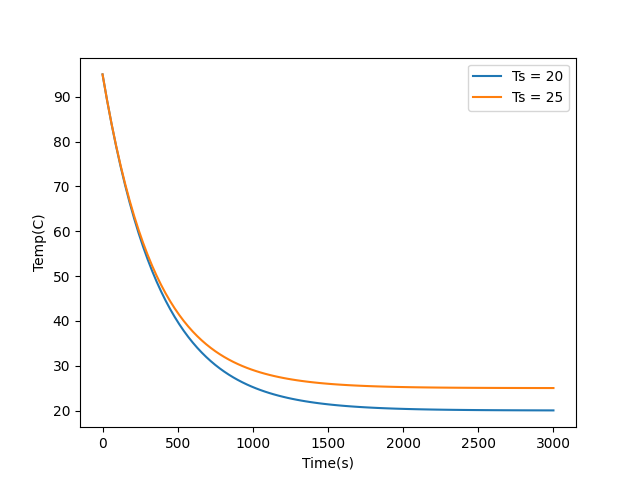

Reproduce this figure in Python.
import numpy as np
import matplotlib.pyplot as plt


class ODESolver:
    def __init__(self, f):
        self.f = f

    def advance(self):
        """Advance solution one time step."""
        raise NotImplementedError  # implement in subclass

    def set_initial_condition(self, U0):
        self.U0 = float(U0)

    def solve(self, time_points):
        self.t = np.asarray(time_points)
        N = len(self.t)
        self.u = np.zeros(N)
        # Assume that self.t[0] corresponds to self.U0
        self.u[0] = self.U0

        # Time loop
        for n in range(N-1):
            self.n = n
            self.u[n+1] = self.advance()
        return self.u, self.t


class MidpointEuler(ODESolver):
    def advance(self):
        u, f, n, t = self.u, self.f, self.n, self.t

        dt = t[n+1] - t[n]
        k1 = f(u[n], t[n])
        k2 = f(u[n] + dt/2*k1, t[n] + dt/2)
        unew = u[n] + dt*k2
        return unew


class Cooling:
    def __init__(self, h, T_s):
        self.h = h
        self.T_s = T_s

    def __call__(self, T, t):
        return -self.h*(T - self.T_s)


def estimate_h(t1, Ts, T0, T1):
    return (T1 - T0)/(t1*(Ts - T0))


def test_Cooling():
    c = Cooling(1, 1)
    calculated = c(1, 0)
    expected = 0
    e = 10e-10
    assert abs(calculated - expected) < e


test_Cooling()

time_points = np.linspace(0, 3000, 101)
Ts = [20, 25]

for i in Ts:
    h = estimate_h(15, i, 95, 92)
    cooling = Cooling(h, i)
    mid_euler = MidpointEuler(cooling)
    mid_euler.set_initial_condition(95)
    u, t = mid_euler.solve(time_points)
    plt.plot(t, u, label=f"Ts = {i}")


plt.xlabel("Time(s)")
plt.ylabel("Temp(C)")
plt.legend()
plt.savefig("coffee.png")
plt.show()

'''
(base) corybalaton@Corys-MacBook-Pro Uke 47 %
/usr/local/bin/python3
"/Users/corybalaton/Documents/UiO/IN1900/Uke 47/coffee.py"
'''
